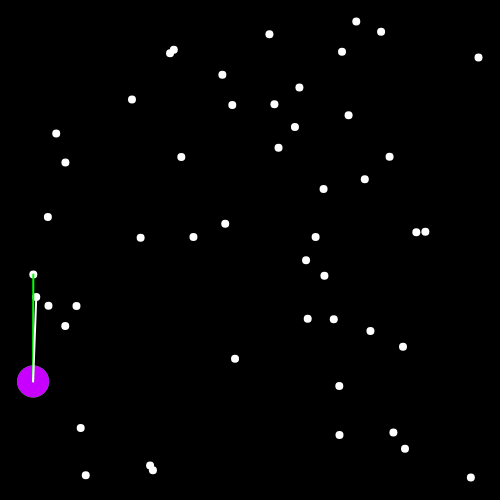
Frame 1 (no input)
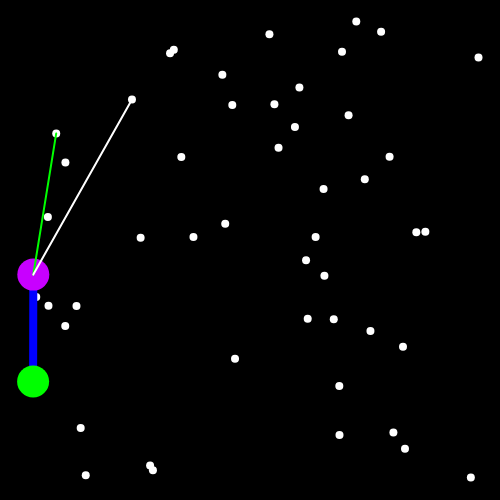
Frame 60 (no input)
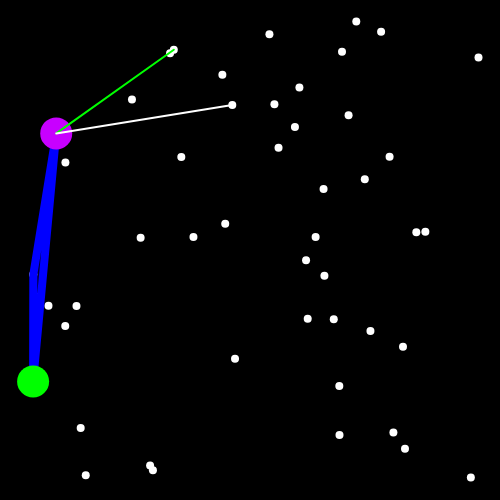
Frame 120 (the mouse pressed at the canvas centre since frame 60)

The p5.js sketch that drew these frames (run headless with seeded random() and noise() and a simulated clock; from frame 60 on, the mouse is pressed at the canvas centre):

// p5.js sketch
// ── sketch.js
const points = []
const hull = []

let leftMost
let currentVertex
let currentIndex 
let nextVertex
let nextIndex =-1

function setup(){
    createCanvas(500,500)
    let buffer =20
    for(let i=0; i < 50; ++i){
        points.push(createVector(random(buffer,width-buffer), random(buffer,height-buffer)))
    }

    points.sort((a,b) => a.x-b.x)
    leftMost = points[0]
    currentVertex = leftMost
    hull.push(currentVertex)
    nextVertex = points[1]
    currentIndex = 2

}

function draw(){
    background(0)
    stroke(255)
    strokeWeight(8)
    for(let p of points){
        point(p.x, p.y)
    }

    stroke(0,0,255)
    fill(0,0,255,50)
    beginShape()
    for(let p of hull){
        vertex (p.x, p.y)
    }
    endShape(CLOSE)

    stroke(0,255,0)
    strokeWeight(32)
    point(leftMost.x, leftMost.y)

    stroke(200,0,255)
    strokeWeight(32)
    point(currentVertex.x, currentVertex.y)

    stroke(0,255,0)
    strokeWeight(2)
    line (currentVertex.x, currentVertex.y, nextVertex.x, nextVertex.y)

    let checking = points[currentIndex]
    stroke(255)
    line(currentVertex.x, currentVertex.y, checking.x, checking.y)

    const a = p5.Vector.sub(nextVertex, currentVertex)
    const b = p5.Vector.sub(checking, currentVertex)
    const cross  = a.cross(b)
    if(cross.z < 0){
        nextVertex = checking
        nextIndex = currentIndex
    } 

    currentIndex = currentIndex + 1

    if(currentIndex == points.length){

        if(nextVertex == leftMost){
            console.log('done')
            noLoop()
        } else {
            hull.push(nextVertex)
            currentVertex = nextVertex
            currentIndex = 0
            //points.splice(nextIndex, 1)
            nextVertex = leftMost
        }
        
        //noLoop()
    }
    
}   
